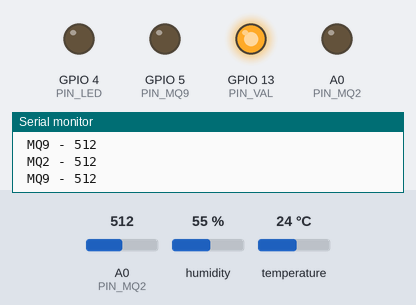
This sketch was run on a simulated ESP8266 (NodeMCU). On the bench: output pins drawn as LEDs (lit = HIGH), the last lines printed to the serial monitor. The inputs (shaded band) are chosen by the test bench; at power-on: A0 (PIN_MQ2) = 512, humidity 55 %, temperature 24 °C. WiFi joins after 1.5 s; servers stay silent unless stated; no MQTT or app messages arrive unless stated.

Above: at 7.0 s.
7.1 s: A0 (PIN_MQ2) set to 0
At 8.3 s:
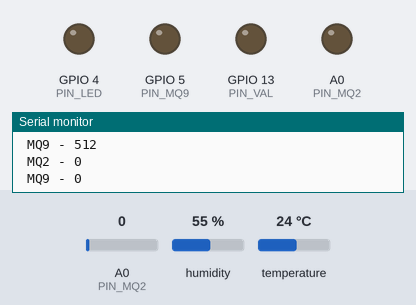
9.1 s: A0 (PIN_MQ2) set to 110
At 10.8 s:
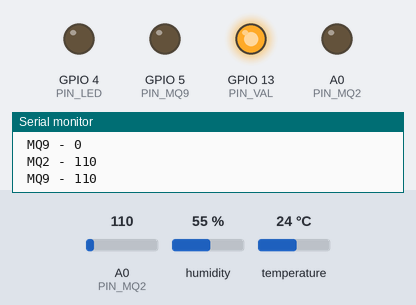
Timing chart, 0 to 12.3 s (numbered marks = the images above; inputs shaded):
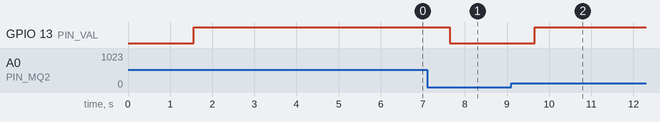

Measured:
- after the input at 7.1 s, GPIO 13 (PIN_VAL): HIGH → LOW after 0.53 s
- after the input at 9.1 s, GPIO 13 (PIN_VAL): LOW → HIGH after 0.56 s

The sketch:

O_Comeco_de_Tudo_3.ino
```cpp
//Bibliotecas
#include <Arduino.h>
#include <ESP8266WiFi.h>
#include <WiFiManager.h>
#include <DNSServer.h>
#include <PubSubClient.h> //essa lib ta complicando com a String, ela precisa mandar o payload como byte[]
#include "DHT.h"

//Definições pinos
#define PIN_LED 4  // Pino de dados LED. no pino D7
#define PIN_VAL 13 // Pino de dados Valvula gas. no pino D5
#define PIN_DHT 12 // pino de dados DHT. No pino ESP8266 12 é D6
#define PIN_MQ2 A0 // pino analogico de dados
#define PIN_MQ9 5  // Pino de dados MQ9 digital. no pino D1 05

//Definições sensores
#define SENSOR_MQ2 "mq2"     //Nome dos topicos que vem das solicitações feitas pelo MQTT
#define SENSOR_MQ9 "mq9"
#define SENSOR_DHT11 "dht11"
#define LED1 "led1"
#define IP "IP"
#define STATUS_LED "ledLigado"

//Outras definições
#define DHT_TYPE DHT11 // DHT 11 é o tipo do sensor
#define READ_INTERVAL 3000 //intervalo de leitura (em milisegundos)


DHT dht11Sensor(PIN_DHT, DHT_TYPE);

//EXEMPLOS para estrutura de tópicos
//<comando>/<dispositivo>
//tele/dht11 //topico de envio publish
//stat/dth11 //topico de leitura subscribe
//tele/mq2   //topico de envio publish
//stat/mq2    //topico de leitura subscribe
//power/led1 //comando liga/desliga

//conecta no servidor
const char* mqtt_server = "139.59.215.85";

WiFiClient espclient;
long lastRead = 0;

void callback(char* topic, byte* payload, unsigned int length);
PubSubClient mqttClient(mqtt_server, 1883, callback, espclient);


void check_Lamp() {

  int lampValue = digitalRead(PIN_LED);
  String json;
  json = "{\"lamp\":" + String(lampValue) + "}";
  String fullTopic = "day/tele/ledLigado";
  char topic[fullTopic.length() + 1];
  char payload[json.length() + 1];
  strcpy(topic, fullTopic.c_str());
  strcpy(payload, json.c_str());
  mqttClient.publish(topic, payload);  //tópico MQTT de envio de informações para Broker

}

void check_IP() {

  String ipStr = WiFi.localIP().toString();
  String fullTopic = "day/tele/conection";
  char topic[fullTopic.length() + 1];
  char payload[ipStr.length() + 1];
  strcpy(topic, fullTopic.c_str());
  strcpy(payload, ipStr.c_str());

  mqttClient.publish(topic, payload);  //tópico MQTT de envio de informações para Broker
}

void check_Mq2() {
  //rele é acionado em nivel LOW

  int sensorValue2 = analogRead(PIN_MQ2);
  String json;
  Serial.println(" MQ2 - " + String(sensorValue2));

  if (sensorValue2 > 100) {
    digitalWrite(PIN_VAL, HIGH);
  } else {
    digitalWrite(PIN_VAL, LOW);
  }

  json = "{\"VALVULA\":" + String(sensorValue2) + "}";
  String fullTopic = "day/tele/mq2";
  char topic[fullTopic.length() + 1];
  char payload[json.length() + 1];
  strcpy(topic, fullTopic.c_str());
  strcpy(payload, json.c_str());
  mqttClient.publish(topic, payload);  //tópico MQTT de envio de informações para Broker

}

void check_Mq9() {
  //rele é acionado em nivel LOW

  int sensorValue1 = analogRead(PIN_MQ9);
  String json;
  Serial.println(" MQ9 - " + String(sensorValue1));

  if (sensorValue1 > 0) {
    sensorValue1 = 30;
    digitalWrite(PIN_VAL, HIGH);
  } else {
    digitalWrite(PIN_VAL, LOW);
  }

  json = "{\"FUMACA\":" + String(sensorValue1) + "}";
  String fullTopic = "day/tele/mq9";
  char topic[fullTopic.length() + 1];
  char payload[json.length() + 1];
  strcpy(topic, fullTopic.c_str());
  strcpy(payload, json.c_str());
  mqttClient.publish(topic, payload);  //tópico MQTT de envio de informações para Broker

}

void check_temperature() {

  int t = dht11Sensor.readTemperature();

  if (t == 2147483647) {
    t = dht11Sensor.readTemperature();
  }
  else {
    int t = dht11Sensor.readTemperature();
    String temp = String(dht11Sensor.readTemperature());
    String hum = String(dht11Sensor.readHumidity());
    String json = "{\"temperature\":" + temp + ",\"humidity\":" + hum + "}";
    String fullTopic = "day/tele/dht11";

    char topic[fullTopic.length() + 1];
    char payload[json.length() + 1];
    strcpy(topic, fullTopic.c_str());
    strcpy(payload, json.c_str());
    mqttClient.publish(topic, payload);  //tópico MQTT de envio de informações para Broker

  }
}

void check_sensors() {
  //TODO: Verifica todos os sensores

    check_IP();
    check_Mq2();
    check_Mq9();
    check_temperature();
    check_Lamp();
}

void callback(char* topic, byte* payload, unsigned int length) {
  Serial.print("Mensagem recebida [");
  Serial.print(topic);
  Serial.print("] ");

  for (int i = 0; i < length; i++) {
    Serial.print((char)payload[i]);
  }
  Serial.println();

  String topicString = topic;

  if (topicString.startsWith("day/stat")) {
    //TODO:Requisições externas de leitura (sensores)

    if (topicString.endsWith(SENSOR_DHT11)) {
      check_temperature();

    } else if (topicString.endsWith(SENSOR_MQ2)) {
      check_Mq2();

    } else if (topicString.endsWith(SENSOR_MQ9)) {
      check_Mq9();

    } else if (topicString.endsWith(IP)) {
      //TODO:Retorna o Ip para alteração de config. da wi-fi
      check_IP();

    } else if (topicString.endsWith(STATUS_LED)) {
      check_Lamp();

    } else {
      Serial.println("Sensor não encontrado: " + topicString);
    }

  } else if (topicString.startsWith("day/power")) {
    if (topicString.endsWith("led1")) {
      if (payload[0] == 49)
      {  digitalWrite(PIN_LED, HIGH); //ASCII VALUE OF '1' IS 49
      }else if (payload[0] == 50){
        digitalWrite(PIN_LED, LOW);  //ASCII VALUE OF '2' IS 50
      }
    }
  }
}

void setup_wifi() {
  WiFiManager wifiManager; //busca dados gravados na eeprom anteriormente e cria um access point
  //wifiManager.autoConnect("Domotica1"); //acessando o ip gerado no monitor serial, abrir no navegador,
  Serial.println("Conectado!)");//escolher a rede para se conectar e trocar as credenciais

  Serial.println("CONECTANDO NA WiFi");
  WiFi.begin("MotoG3","123456789e");       //meu celular
//  WiFi.begin("DAIANA", "94959697");      //minha casa

  while (WiFi.status() != WL_CONNECTED) {
    delay(500);
    Serial.print(".");
  }
}

void mqtt_reconect() {
  // Loop até estar reconectado
  while (!mqttClient.connected()) {
    Serial.print("Conectando-se ao servidor MQTT...");

    // Cria um ID para o dispositivo. Ex: Pode ter um dispositivo na sala, no quarto, na cozinha, etc...
    String clientId = "ESP8266Client-";
    clientId += "cozinha1"; //

    // Tenta conectar...
    if (mqttClient.connect(clientId.c_str())) {
      Serial.println("Conectado");

      // Uma vez conectado, publica uma mensagem de identificação...
      mqttClient.publish("day/device", "");

      // ... e então "reassina" {resubscribe} todos os tópicos
      mqttClient.subscribe("day/stat/#");
      mqttClient.subscribe("day/power/#");

    } else {
      Serial.print("falhou, rc=");
      Serial.print(mqttClient.state());
      Serial.println(" Tentando novamente em 5 segundos");

      // Aguarda 2 segundos antes de tentar novamente
      delay(2000);
    }
  }
}

void setup() {

  pinMode(PIN_DHT, OUTPUT);//INPUT, usado na função pinMode, define que o pino será usado para entrada, ou seja, poderemos ler o sinal nesse pino
  pinMode(PIN_LED, OUTPUT);//OUTPUT é similar, apenas que é usado para saída e poderemos escrever no pino.
  pinMode(PIN_VAL, OUTPUT);
  pinMode(PIN_MQ9, OUTPUT);
  pinMode(PIN_MQ2, OUTPUT);

  Serial.begin(115200);
  Serial1.begin(9600); //Debug

  //conexão com internet
  setup_wifi();

  //Inicia a leitura dos sensores
  dht11Sensor.begin();
}

void loop() {

  if (!mqttClient.connected()) {
    mqtt_reconect();
  }
  mqttClient.loop();

  //TODO: lê os sensores
  check_sensors();
  delay(2000);

}
```
